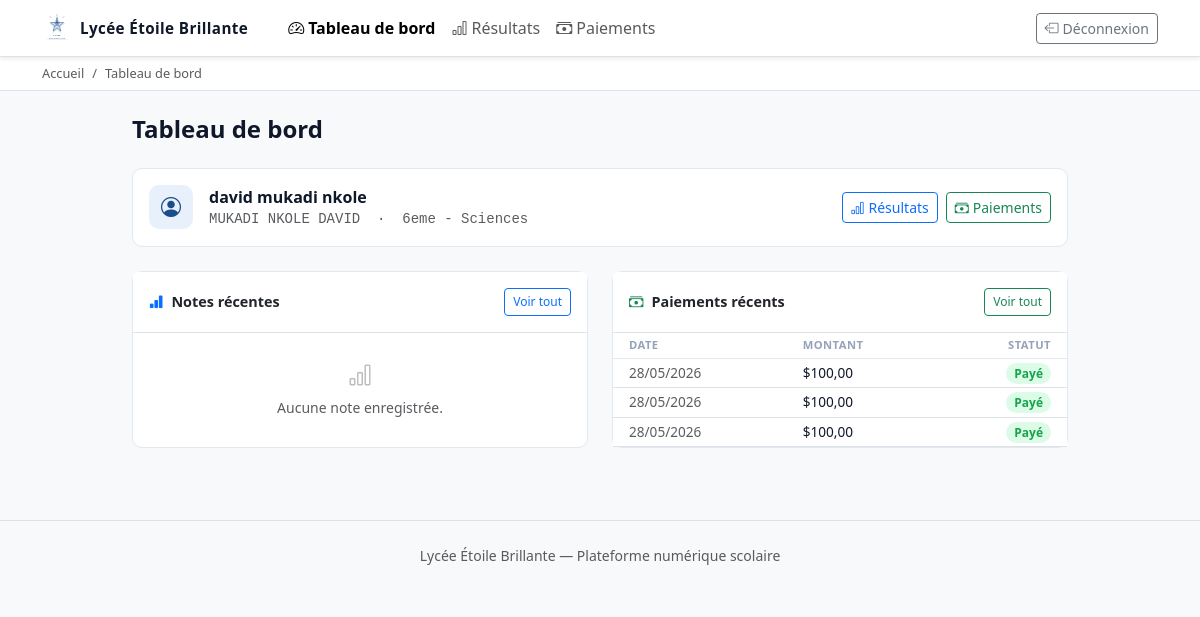
The page /dashboard/ (signed in) on the database as committed earlier.
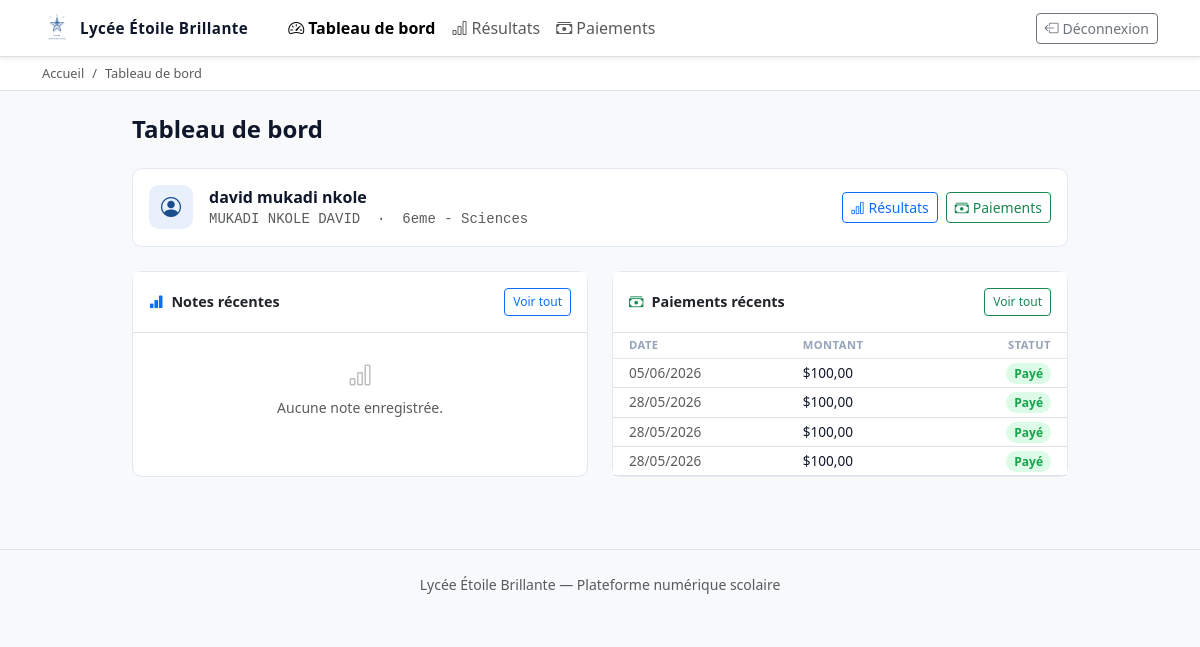
The same page on the database as committed later.
### payments/models.py (models this page shows, shortened)
class Paiement(models.Model):
    MODE_CHOICES = [
        ("orange", "Orange Money"),
        ("airtel", "Airtel Money"),
        ("mpesa", "M-Pesa"),
    ]
    STATUT_CHOICES = [
        ("en_attente", "En attente"),
        ("paye", "Payé"),
        ("echec", "Échec"),
    ]
    eleve = models.ForeignKey(Eleve, on_delete=models.CASCADE, related_name="paiements")
    frais = models.ForeignKey(FraisScolaire, null=True, blank=True, on_delete=models.PROTECT, related_name="paiements")
    moyen_paiement = models.CharField(max_length=20, choices=MODE_CHOICES, null=True, blank=True)
    montant = models.DecimalField(max_digits=10, decimal_places=2, editable=False, null=True, blank=True)
    description = models.CharField(max_length=255, blank=True)
    statut = models.CharField(max_length=20, choices=STATUT_CHOICES, default="paye")
    date_paiement = models.DateTimeField(auto_now_add=True)
    numero_transaction = models.CharField(max_length=100, unique=True, blank=True)
    class Meta:
        verbose_name = "paiement"
        verbose_name_plural = "paiements"
        ordering = ["-date_paiement"]
        unique_together = ("eleve", "frais")

### dashboard/views.py (the view)
# urls.py: path("", views.DashboardAdminView.as_view(), name="index"),
@login_required(login_url="accounts:signin")
def index(request):
    eleve = get_eleve_for_user(request.user)
    if eleve is None:
        return render_no_eleve_profile(request)
    notes_recentes = Note.objects.filter(eleve=eleve).select_related("evaluation_cours__evaluation")[:5]
    paiements_recents = Paiement.objects.filter(eleve=eleve)[:5]
    context = {
        "eleve": eleve,
        "notes_recentes": notes_recentes,
        "paiements_recents": paiements_recents,
    }
    return render(request, "dashboard/dashboard.html", context)

### accounts/models.py (called while the page is built)
    def __str__(self):
        return f"{self.niveau} - {self.departement}"

    @property
    def nom_complet(self):
        return f"{self.prenom} {self.nom} {self.postnom}"

### accounts/utils.py (called while the page is built)
def get_eleve_for_user(user):
    try:
        return Eleve.objects.select_related("classe", "user").get(user=user)
    except Eleve.DoesNotExist:
        return None

### templates/dashboard/dashboard.html (shortened to what the changed rows need)
{% extends 'base.html' %}
{% block content %}
<div class="d-flex justify-content-between align-items-center mb-4">
    <h1 class="h4 fw-bold mb-0" style="color:#0f172a;">Tableau de bord</h1>
</div>
<div class="row g-4">
    <div class="col-lg-6">
        <div class="card h-100" style="border-radius:10px;border-color:#e2e8f0;">
            <div class="card-body p-0">
                {% if paiements_recents %}
                <table class="table table-sm mb-0" style="font-size:.85rem;">
                    <thead style="background:#f8fafc;">
                        <tr>
                            <th class="ps-3" style="font-size:.7rem;color:#94a3b8;text-transform:uppercase;letter-spacing:.04em;font-weight:600;border-bottom:1px solid #e2e8f0;">Date</th>
                            <th style="font-size:.7rem;color:#94a3b8;text-transform:uppercase;letter-spacing:.04em;font-weight:600;border-bottom:1px solid #e2e8f0;">Montant</th>
                            <th class="pe-3 text-end" style="font-size:.7rem;color:#94a3b8;text-transform:uppercase;letter-spacing:.04em;font-weight:600;border-bottom:1px solid #e2e8f0;">Statut</th>
                        </tr>
                    </thead>
                    <tbody>
                        {% for paiement in paiements_recents %}
                        <tr>
                            <td class="ps-3 text-muted">{{ paiement.date_paiement|date:"d/m/Y" }}</td>
                            <td class="fw-medium" style="color:#0f172a;">${{ paiement.montant }}</td>
                            <td class="pe-3 text-end">
                                {% if paiement.statut == "paye" %}
                                <span style="background:#dcfce7;color:#16a34a;font-size:.75rem;font-weight:600;padding:2px 8px;border-radius:12px;">Payé</span>
                                {% else %}
                                <span style="background:#fef3c7;color:#d97706;font-size:.75rem;font-weight:600;padding:2px 8px;border-radius:12px;">{{ paiement.get_statut_display }}</span>
                                {% endif %}
                            </td>
                        </tr>
                        {% endfor %}
                    </tbody>
                </table>
                {% else %}
                <div class="text-center py-4 text-muted small">
                    <i class="bi bi-cash d-block mb-1" style="font-size:1.5rem;opacity:.4;"></i>
                    Aucun paiement enregistré.
                </div>
                {% endif %}
            </div>
        </div>
    </div>
</div>
{% endblock %}

Rows that differ between the two databases and show on the page:
added Paiement: date_paiement "05/06/2026", montant "100,00", statut "Payé"
